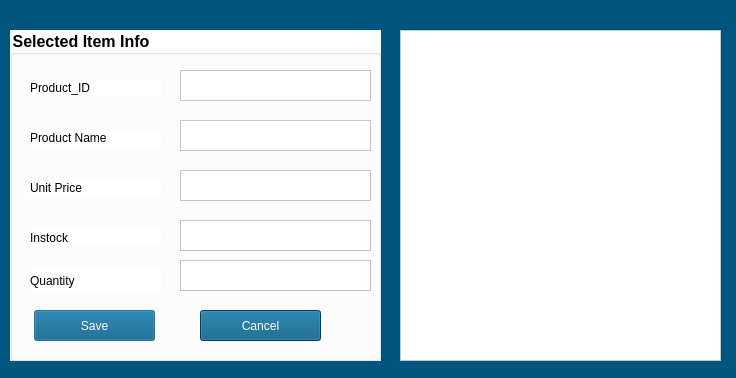
<?xml version="1.0" encoding="UTF-8"?>
<ui version="4.0">
 <class>Dialog</class>
 <widget class="QDialog" name="Dialog">
  <property name="geometry">
   <rect>
    <x>0</x>
    <y>0</y>
    <width>736</width>
    <height>378</height>
   </rect>
  </property>
  <property name="windowTitle">
   <string>Dialog</string>
  </property>
  <property name="styleSheet">
   <string notr="true">background-color: rgb(0, 85, 127);</string>
  </property>
  <widget class="QGroupBox" name="groupBox">
   <property name="geometry">
    <rect>
     <x>10</x>
     <y>30</y>
     <width>371</width>
     <height>331</height>
    </rect>
   </property>
   <property name="font">
    <font>
     <pointsize>12</pointsize>
     <weight>75</weight>
     <bold>true</bold>
    </font>
   </property>
   <property name="styleSheet">
    <string notr="true">background-color: rgb(0, 85, 127);
background-color: rgb(255, 255, 255);</string>
   </property>
   <property name="title">
    <string>Selected Item Info</string>
   </property>
   <widget class="QLabel" name="label_2">
    <property name="geometry">
     <rect>
      <x>20</x>
      <y>50</y>
      <width>131</width>
      <height>16</height>
     </rect>
    </property>
    <property name="text">
     <string>Product_ID</string>
    </property>
   </widget>
   <widget class="QLabel" name="label_3">
    <property name="geometry">
     <rect>
      <x>20</x>
      <y>100</y>
      <width>131</width>
      <height>16</height>
     </rect>
    </property>
    <property name="text">
     <string>Product Name</string>
    </property>
   </widget>
   <widget class="QLabel" name="label_4">
    <property name="geometry">
     <rect>
      <x>20</x>
      <y>150</y>
      <width>131</width>
      <height>16</height>
     </rect>
    </property>
    <property name="text">
     <string>Unit Price</string>
    </property>
   </widget>
   <widget class="QLabel" name="label_5">
    <property name="geometry">
     <rect>
      <x>20</x>
      <y>200</y>
      <width>131</width>
      <height>16</height>
     </rect>
    </property>
    <property name="text">
     <string>Instock</string>
    </property>
   </widget>
   <widget class="QLabel" name="label_6">
    <property name="geometry">
     <rect>
      <x>20</x>
      <y>240</y>
      <width>131</width>
      <height>21</height>
     </rect>
    </property>
    <property name="text">
     <string>Quantity</string>
    </property>
   </widget>
   <widget class="QPlainTextEdit" name="pidtxt">
    <property name="geometry">
     <rect>
      <x>170</x>
      <y>40</y>
      <width>191</width>
      <height>31</height>
     </rect>
    </property>
   </widget>
   <widget class="QPlainTextEdit" name="pnametxt">
    <property name="geometry">
     <rect>
      <x>170</x>
      <y>90</y>
      <width>191</width>
      <height>31</height>
     </rect>
    </property>
   </widget>
   <widget class="QPlainTextEdit" name="pricetxt">
    <property name="geometry">
     <rect>
      <x>170</x>
      <y>140</y>
      <width>191</width>
      <height>31</height>
     </rect>
    </property>
   </widget>
   <widget class="QPlainTextEdit" name="stocktxt">
    <property name="geometry">
     <rect>
      <x>170</x>
      <y>190</y>
      <width>191</width>
      <height>31</height>
     </rect>
    </property>
   </widget>
   <widget class="QPlainTextEdit" name="qtytxt">
    <property name="geometry">
     <rect>
      <x>170</x>
      <y>230</y>
      <width>191</width>
      <height>31</height>
     </rect>
    </property>
   </widget>
   <widget class="QPushButton" name="savebtn">
    <property name="geometry">
     <rect>
      <x>24</x>
      <y>280</y>
      <width>121</width>
      <height>31</height>
     </rect>
    </property>
    <property name="styleSheet">
     <string notr="true">background-color: rgb(0, 85, 127);
color: rgb(255, 255, 255);</string>
    </property>
    <property name="text">
     <string>Save</string>
    </property>
   </widget>
   <widget class="QPushButton" name="cancelbtn">
    <property name="geometry">
     <rect>
      <x>190</x>
      <y>280</y>
      <width>121</width>
      <height>31</height>
     </rect>
    </property>
    <property name="styleSheet">
     <string notr="true">background-color: rgb(0, 85, 255);
color: rgb(255, 255, 255);
background-color: rgb(0, 85, 127);</string>
    </property>
    <property name="text">
     <string>Cancel</string>
    </property>
   </widget>
  </widget>
  <widget class="QTableView" name="tableView">
   <property name="geometry">
    <rect>
     <x>400</x>
     <y>30</y>
     <width>321</width>
     <height>331</height>
    </rect>
   </property>
   <property name="styleSheet">
    <string notr="true">background-color: rgb(255, 255, 255);</string>
   </property>
  </widget>
 </widget>
 <resources/>
 <connections/>
</ui>
